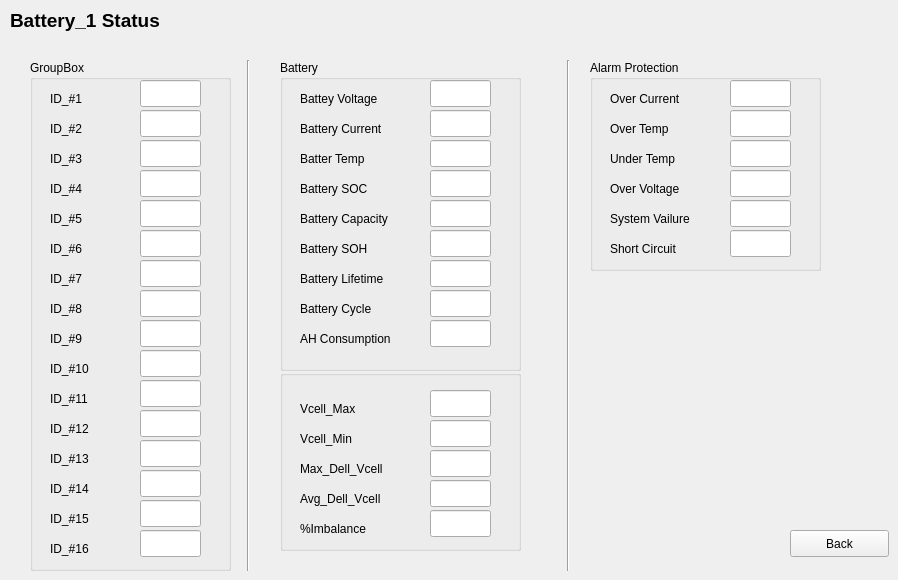
    <widget class="QWidget" name="page_2">
     <widget class="QPushButton" name="pushButton_2">
      <property name="geometry">
       <rect>
        <x>790</x>
        <y>530</y>
        <width>99</width>
        <height>27</height>
       </rect>
      </property>
      <property name="text">
       <string>Back</string>
      </property>
     </widget>
     <widget class="QGroupBox" name="groupBox_10">
      <property name="geometry">
       <rect>
        <x>280</x>
        <y>370</y>
        <width>241</width>
        <height>181</height>
       </rect>
      </property>
      <property name="title">
       <string/>
      </property>
      <widget class="QLabel" name="label">
       <property name="geometry">
        <rect>
         <x>20</x>
         <y>30</y>
         <width>121</width>
         <height>17</height>
        </rect>
       </property>
       <property name="text">
        <string>Vcell_Max</string>
       </property>
      </widget>
      <widget class="QLabel" name="label_2">
       <property name="geometry">
        <rect>
         <x>20</x>
         <y>60</y>
         <width>101</width>
         <height>17</height>
        </rect>
       </property>
       <property name="text">
        <string>Vcell_Min</string>
       </property>
      </widget>
      <widget class="QLabel" name="label_3">
       <property name="geometry">
        <rect>
         <x>20</x>
         <y>90</y>
         <width>111</width>
         <height>17</height>
        </rect>
       </property>
       <property name="text">
        <string>Max_Dell_Vcell</string>
       </property>
      </widget>
      <widget class="QLabel" name="label_4">
       <property name="geometry">
        <rect>
         <x>20</x>
         <y>120</y>
         <width>111</width>
         <height>17</height>
        </rect>
       </property>
       <property name="text">
        <string>Avg_Dell_Vcell</string>
       </property>
      </widget>
      <widget class="QLabel" name="label_5">
       <property name="geometry">
        <rect>
         <x>20</x>
         <y>150</y>
         <width>121</width>
         <height>17</height>
        </rect>
       </property>
       <property name="text">
        <string>%Imbalance</string>
       </property>
      </widget>
      <widget class="QLineEdit" name="lineEdit">
       <property name="geometry">
        <rect>
         <x>150</x>
         <y>20</y>
         <width>61</width>
         <height>27</height>
        </rect>
       </property>
      </widget>
      <widget class="QLineEdit" name="lineEdit_2">
       <property name="geometry">
        <rect>
         <x>150</x>
         <y>50</y>
         <width>61</width>
         <height>27</height>
        </rect>
       </property>
      </widget>
      <widget class="QLineEdit" name="lineEdit_3">
       <property name="geometry">
        <rect>
         <x>150</x>
         <y>80</y>
         <width>61</width>
         <height>27</height>
        </rect>
       </property>
      </widget>
      <widget class="QLineEdit" name="lineEdit_4">
       <property name="geometry">
        <rect>
         <x>150</x>
         <y>110</y>
         <width>61</width>
         <height>27</height>
        </rect>
       </property>
      </widget>
      <widget class="QLineEdit" name="lineEdit_5">
       <property name="geometry">
        <rect>
         <x>150</x>
         <y>140</y>
         <width>61</width>
         <height>27</height>
        </rect>
       </property>
      </widget>
     </widget>
     <widget class="QGroupBox" name="groupBox_11">
      <property name="geometry">
       <rect>
        <x>280</x>
        <y>60</y>
        <width>241</width>
        <height>311</height>
       </rect>
      </property>
      <property name="title">
       <string>Battery</string>
      </property>
      <widget class="QLabel" name="label_6">
       <property name="geometry">
        <rect>
         <x>20</x>
         <y>30</y>
         <width>121</width>
         <height>17</height>
        </rect>
       </property>
       <property name="text">
        <string>Battey Voltage</string>
       </property>
      </widget>
      <widget class="QLabel" name="label_7">
       <property name="geometry">
        <rect>
         <x>20</x>
         <y>60</y>
         <width>141</width>
         <height>17</height>
        </rect>
       </property>
       <property name="text">
        <string>Battery Current</string>
       </property>
      </widget>
      <widget class="QLabel" name="label_8">
       <property name="geometry">
        <rect>
         <x>20</x>
         <y>90</y>
         <width>111</width>
         <height>17</height>
        </rect>
       </property>
       <property name="text">
        <string>Batter Temp</string>
       </property>
      </widget>
      <widget class="QLabel" name="label_9">
       <property name="geometry">
        <rect>
         <x>20</x>
         <y>120</y>
         <width>111</width>
         <height>17</height>
        </rect>
       </property>
       <property name="text">
        <string>Battery SOC</string>
       </property>
      </widget>
      <widget class="QLabel" name="label_11">
       <property name="geometry">
        <rect>
         <x>20</x>
         <y>150</y>
         <width>141</width>
         <height>17</height>
        </rect>
       </property>
       <property name="text">
        <string>Battery Capacity</string>
       </property>
      </widget>
      <widget class="QLabel" name="label_29">
       <property name="geometry">
        <rect>
         <x>20</x>
         <y>180</y>
         <width>141</width>
         <height>17</height>
        </rect>
       </property>
       <property name="text">
        <string>Battery SOH</string>
       </property>
      </widget>
      <widget class="QLabel" name="label_30">
       <property name="geometry">
        <rect>
         <x>20</x>
         <y>210</y>
         <width>141</width>
         <height>17</height>
        </rect>
       </property>
       <property name="text">
        <string>Battery Lifetime</string>
       </property>
      </widget>
      <widget class="QLabel" name="label_31">
       <property name="geometry">
        <rect>
         <x>20</x>
         <y>240</y>
         <width>141</width>
         <height>17</height>
        </rect>
       </property>
       <property name="text">
        <string>Battery Cycle</string>
       </property>
      </widget>
      <widget class="QLabel" name="label_32">
       <property name="geometry">
        <rect>
         <x>20</x>
         <y>270</y>
         <width>141</width>
         <height>17</height>
        </rect>
       </property>
       <property name="text">
        <string>AH Consumption</string>
       </property>
      </widget>
      <widget class="QLineEdit" name="lineEdit_12">
       <property name="geometry">
        <rect>
         <x>150</x>
         <y>20</y>
         <width>61</width>
         <height>27</height>
        </rect>
       </property>
      </widget>
      <widget class="QLineEdit" name="lineEdit_13">
       <property name="geometry">
        <rect>
         <x>150</x>
         <y>50</y>
         <width>61</width>
         <height>27</height>
        </rect>
       </property>
      </widget>
      <widget class="QLineEdit" name="lineEdit_14">
       <property name="geometry">
        <rect>
         <x>150</x>
         <y>80</y>
         <width>61</width>
         <height>27</height>
        </rect>
       </property>
      </widget>
      <widget class="QLineEdit" name="lineEdit_15">
       <property name="geometry">
        <rect>
         <x>150</x>
         <y>110</y>
         <width>61</width>
         <height>27</height>
        </rect>
       </property>
      </widget>
      <widget class="QLineEdit" name="lineEdit_16">
       <property name="geometry">
        <rect>
         <x>150</x>
         <y>140</y>
         <width>61</width>
         <height>27</height>
        </rect>
       </property>
      </widget>
      <widget class="QLineEdit" name="lineEdit_17">
       <property name="geometry">
        <rect>
         <x>150</x>
         <y>170</y>
         <width>61</width>
         <height>27</height>
        </rect>
       </property>
      </widget>
      <widget class="QLineEdit" name="lineEdit_18">
       <property name="geometry">
        <rect>
         <x>150</x>
         <y>200</y>
         <width>61</width>
         <height>27</height>
        </rect>
       </property>
      </widget>
      <widget class="QLineEdit" name="lineEdit_19">
       <property name="geometry">
        <rect>
         <x>150</x>
         <y>230</y>
         <width>61</width>
         <height>27</height>
        </rect>
       </property>
      </widget>
      <widget class="QLineEdit" name="lineEdit_20">
       <property name="geometry">
        <rect>
         <x>150</x>
         <y>260</y>
         <width>61</width>
         <height>27</height>
        </rect>
       </property>
      </widget>
      <zorder>label_6</zorder>
      <zorder>label_7</zorder>
      <zorder>label_8</zorder>
      <zorder>label_9</zorder>
      <zorder>label_11</zorder>
      <zorder>label_29</zorder>
      <zorder>label_30</zorder>
      <zorder>label_31</zorder>
      <zorder>label_32</zorder>
      <zorder>lineEdit_12</zorder>
      <zorder>lineEdit_13</zorder>
      <zorder>lineEdit_14</zorder>
      <zorder>lineEdit_15</zorder>
      <zorder>lineEdit_16</zorder>
      <zorder>lineEdit_17</zorder>
      <zorder>lineEdit_18</zorder>
      <zorder>lineEdit_19</zorder>
      <zorder>lineEdit_20</zorder>
      <zorder>groupBox_10</zorder>
     </widget>
     <widget class="QGroupBox" name="groupBox_12">
      <property name="geometry">
       <rect>
        <x>590</x>
        <y>60</y>
        <width>231</width>
        <height>211</height>
       </rect>
      </property>
      <property name="title">
       <string>Alarm Protection</string>
      </property>
      <widget class="QLabel" name="label_13">
       <property name="geometry">
        <rect>
         <x>20</x>
         <y>30</y>
         <width>121</width>
         <height>17</height>
        </rect>
       </property>
       <property name="text">
        <string>Over Current</string>
       </property>
      </widget>
      <widget class="QLabel" name="label_16">
       <property name="geometry">
        <rect>
         <x>20</x>
         <y>60</y>
         <width>101</width>
         <height>17</height>
        </rect>
       </property>
       <property name="text">
        <string>Over Temp</string>
       </property>
      </widget>
      <widget class="QLabel" name="label_19">
       <property name="geometry">
        <rect>
         <x>20</x>
         <y>90</y>
         <width>111</width>
         <height>17</height>
        </rect>
       </property>
       <property name="text">
        <string>Under Temp</string>
       </property>
      </widget>
      <widget class="QLabel" name="label_22">
       <property name="geometry">
        <rect>
         <x>20</x>
         <y>120</y>
         <width>111</width>
         <height>17</height>
        </rect>
       </property>
       <property name="text">
        <string>Over Voltage</string>
       </property>
      </widget>
      <widget class="QLabel" name="label_25">
       <property name="geometry">
        <rect>
         <x>20</x>
         <y>150</y>
         <width>121</width>
         <height>17</height>
        </rect>
       </property>
       <property name="text">
        <string>System Vailure</string>
       </property>
      </widget>
      <widget class="QLabel" name="label_28">
       <property name="geometry">
        <rect>
         <x>20</x>
         <y>180</y>
         <width>121</width>
         <height>17</height>
        </rect>
       </property>
       <property name="text">
        <string>Short Circuit</string>
       </property>
      </widget>
      <widget class="QLineEdit" name="lineEdit_6">
       <property name="geometry">
        <rect>
         <x>140</x>
         <y>20</y>
         <width>61</width>
         <height>27</height>
        </rect>
       </property>
      </widget>
      <widget class="QLineEdit" name="lineEdit_7">
       <property name="geometry">
        <rect>
         <x>140</x>
         <y>50</y>
         <width>61</width>
         <height>27</height>
        </rect>
       </property>
      </widget>
      <widget class="QLineEdit" name="lineEdit_8">
       <property name="geometry">
        <rect>
         <x>140</x>
         <y>80</y>
         <width>61</width>
         <height>27</height>
        </rect>
       </property>
      </widget>
      <widget class="QLineEdit" name="lineEdit_9">
       <property name="geometry">
        <rect>
         <x>140</x>
         <y>110</y>
         <width>61</width>
         <height>27</height>
        </rect>
       </property>
      </widget>
      <widget class="QLineEdit" name="lineEdit_10">
       <property name="geometry">
        <rect>
         <x>140</x>
         <y>140</y>
         <width>61</width>
         <height>27</height>
        </rect>
       </property>
      </widget>
      <widget class="QLineEdit" name="lineEdit_11">
       <property name="geometry">
        <rect>
         <x>140</x>
         <y>170</y>
         <width>61</width>
         <height>27</height>
        </rect>
       </property>
      </widget>
     </widget>
     <widget class="QGroupBox" name="groupBox_13">
      <property name="geometry">
       <rect>
        <x>30</x>
        <y>60</y>
        <width>201</width>
        <height>511</height>
       </rect>
      </property>
      <property name="title">
       <string>GroupBox</string>
      </property>
      <widget class="QLabel" name="label_33">
       <property name="geometry">
        <rect>
         <x>20</x>
         <y>30</y>
         <width>121</width>
         <height>17</height>
        </rect>
       </property>
       <property name="text">
        <string>ID_#1</string>
       </property>
      </widget>
      <widget class="QLabel" name="label_34">
       <property name="geometry">
        <rect>
         <x>20</x>
         <y>60</y>
         <width>101</width>
         <height>17</height>
        </rect>
       </property>
       <property name="text">
        <string>ID_#2</string>
       </property>
      </widget>
      <widget class="QLabel" name="label_35">
       <property name="geometry">
        <rect>
         <x>20</x>
         <y>90</y>
         <width>111</width>
         <height>17</height>
        </rect>
       </property>
       <property name="text">
        <string>ID_#3</string>
       </property>
      </widget>
      <widget class="QLabel" name="label_36">
       <property name="geometry">
        <rect>
         <x>20</x>
         <y>120</y>
         <width>111</width>
         <height>17</height>
        </rect>
       </property>
       <property name="text">
        <string>ID_#4</string>
       </property>
      </widget>
      <widget class="QLabel" name="label_37">
       <property name="geometry">
        <rect>
         <x>20</x>
         <y>150</y>
         <width>121</width>
         <height>17</height>
        </rect>
       </property>
       <property name="text">
        <string>ID_#5</string>
       </property>
      </widget>
      <widget class="QLineEdit" name="lineEdit_21">
       <property name="geometry">
        <rect>
         <x>110</x>
         <y>20</y>
         <width>61</width>
         <height>27</height>
        </rect>
       </property>
      </widget>
      <widget class="QLineEdit" name="lineEdit_22">
       <property name="geometry">
        <rect>
         <x>110</x>
         <y>50</y>
         <width>61</width>
         <height>27</height>
        </rect>
       </property>
      </widget>
      <widget class="QLineEdit" name="lineEdit_23">
       <property name="geometry">
        <rect>
         <x>110</x>
         <y>80</y>
         <width>61</width>
         <height>27</height>
        </rect>
       </property>
      </widget>
      <widget class="QLineEdit" name="lineEdit_24">
       <property name="geometry">
        <rect>
         <x>110</x>
         <y>110</y>
         <width>61</width>
         <height>27</height>
        </rect>
       </property>
      </widget>
      <widget class="QLineEdit" name="lineEdit_25">
       <property name="geometry">
        <rect>
         <x>110</x>
         <y>140</y>
         <width>61</width>
         <height>27</height>
        </rect>
       </property>
      </widget>
      <widget class="QLabel" name="label_38">
       <property name="geometry">
        <rect>
         <x>20</x>
         <y>180</y>
         <width>121</width>
         <height>17</height>
        </rect>
       </property>
       <property name="text">
        <string>ID_#6</string>
       </property>
      </widget>
      <widget class="QLabel" name="label_39">
       <property name="geometry">
        <rect>
         <x>20</x>
         <y>210</y>
         <width>121</width>
         <height>17</height>
        </rect>
       </property>
       <property name="text">
        <string>ID_#7</string>
       </property>
      </widget>
      <widget class="QLabel" name="label_40">
       <property name="geometry">
        <rect>
         <x>20</x>
         <y>240</y>
         <width>121</width>
         <height>17</height>
        </rect>
       </property>
       <property name="text">
        <string>ID_#8</string>
       </property>
      </widget>
      <widget class="QLabel" name="label_41">
       <property name="geometry">
        <rect>
         <x>20</x>
         <y>270</y>
         <width>121</width>
         <height>17</height>
        </rect>
       </property>
       <property name="text">
        <string>ID_#9</string>
       </property>
      </widget>
      <widget class="QLabel" name="label_42">
       <property name="geometry">
        <rect>
         <x>20</x>
         <y>300</y>
         <width>121</width>
         <height>17</height>
        </rect>
       </property>
       <property name="text">
        <string>ID_#10</string>
       </property>
      </widget>
      <widget class="QLabel" name="label_43">
       <property name="geometry">
        <rect>
         <x>20</x>
         <y>330</y>
         <width>121</width>
         <height>17</height>
        </rect>
       </property>
       <property name="text">
        <string>ID_#11</string>
       </property>
      </widget>
      <widget class="QLabel" name="label_44">
       <property name="geometry">
        <rect>
         <x>20</x>
         <y>390</y>
         <width>121</width>
         <height>17</height>
        </rect>
       </property>
       <property name="text">
        <string>ID_#13</string>
       </property>
      </widget>
      <widget class="QLabel" name="label_45">
       <property name="geometry">
        <rect>
         <x>20</x>
         <y>360</y>
         <width>121</width>
         <height>17</height>
        </rect>
       </property>
       <property name="text">
        <string>ID_#12</string>
       </property>
      </widget>
      <widget class="QLabel" name="label_46">
       <property name="geometry">
        <rect>
         <x>20</x>
         <y>420</y>
         <width>121</width>
         <height>17</height>
        </rect>
       </property>
       <property name="text">
        <string>ID_#14</string>
       </property>
      </widget>
      <widget class="QLabel" name="label_47">
       <property name="geometry">
        <rect>
         <x>20</x>
         <y>450</y>
         <width>121</width>
         <height>17</height>
        </rect>
       </property>
       <property name="text">
        <string>ID_#15</string>
       </property>
      </widget>
      <widget class="QLabel" name="label_48">
       <property name="geometry">
        <rect>
         <x>20</x>
         <y>480</y>
         <width>121</width>
         <height>17</height>
        </rect>
       </property>
       <property name="text">
        <string>ID_#16</string>
       </property>
      </widget>
      <widget class="QLineEdit" name="lineEdit_26">
       <property name="geometry">
        <rect>
         <x>110</x>
         <y>290</y>
         <width>61</width>
         <height>27</height>
        </rect>
       </property>
      </widget>
      <widget class="QLineEdit" name="lineEdit_27">
       <property name="geometry">
        <rect>
         <x>110</x>
         <y>230</y>
         <width>61</width>
         <height>27</height>
        </rect>
       </property>
      </widget>
      <widget class="QLineEdit" name="lineEdit_28">
       <property name="geometry">
        <rect>
         <x>110</x>
         <y>260</y>
         <width>61</width>
         <height>27</height>
        </rect>
       </property>
      </widget>
      <widget class="QLineEdit" name="lineEdit_29">
       <property name="geometry">
        <rect>
         <x>110</x>
         <y>170</y>
         <width>61</width>
         <height>27</height>
        </rect>
       </property>
      </widget>
      <widget class="QLineEdit" name="lineEdit_30">
       <property name="geometry">
        <rect>
         <x>110</x>
         <y>200</y>
         <width>61</width>
         <height>27</height>
        </rect>
       </property>
      </widget>
      <widget class="QLineEdit" name="lineEdit_31">
       <property name="geometry">
        <rect>
         <x>110</x>
         <y>440</y>
         <width>61</width>
         <height>27</height>
        </rect>
       </property>
      </widget>
      <widget class="QLineEdit" name="lineEdit_32">
       <property name="geometry">
        <rect>
         <x>110</x>
         <y>380</y>
         <width>61</width>
         <height>27</height>
        </rect>
       </property>
      </widget>
      <widget class="QLineEdit" name="lineEdit_33">
       <property name="geometry">
        <rect>
         <x>110</x>
         <y>410</y>
         <width>61</width>
         <height>27</height>
        </rect>
       </property>
      </widget>
      <widget class="QLineEdit" name="lineEdit_34">
       <property name="geometry">
        <rect>
         <x>110</x>
         <y>320</y>
         <width>61</width>
         <height>27</height>
        </rect>
       </property>
      </widget>
      <widget class="QLineEdit" name="lineEdit_35">
       <property name="geometry">
        <rect>
         <x>110</x>
         <y>350</y>
         <width>61</width>
         <height>27</height>
        </rect>
       </property>
      </widget>
      <widget class="QLineEdit" name="lineEdit_36">
       <property name="geometry">
        <rect>
         <x>110</x>
         <y>470</y>
         <width>61</width>
         <height>27</height>
        </rect>
       </property>
      </widget>
     </widget>
     <widget class="QLabel" name="label_49">
      <property name="geometry">
       <rect>
        <x>10</x>
        <y>10</y>
        <width>161</width>
        <height>21</height>
       </rect>
      </property>
      <property name="font">
       <font>
        <pointsize>14</pointsize>
        <weight>75</weight>
        <bold>true</bold>
       </font>
      </property>
      <property name="text">
       <string>Battery_1 Status</string>
      </property>
     </widget>
     <widget class="Line" name="line_2">
      <property name="geometry">
       <rect>
        <x>240</x>
        <y>60</y>
        <width>16</width>
        <height>511</height>
       </rect>
      </property>
      <property name="orientation">
       <enum>Qt::Vertical</enum>
      </property>
     </widget>
     <widget class="Line" name="line_3">
      <property name="geometry">
       <rect>
        <x>560</x>
        <y>60</y>
        <width>16</width>
        <height>511</height>
       </rect>
      </property>
      <property name="orientation">
       <enum>Qt::Vertical</enum>
      </property>
     </widget>
    </widget>
